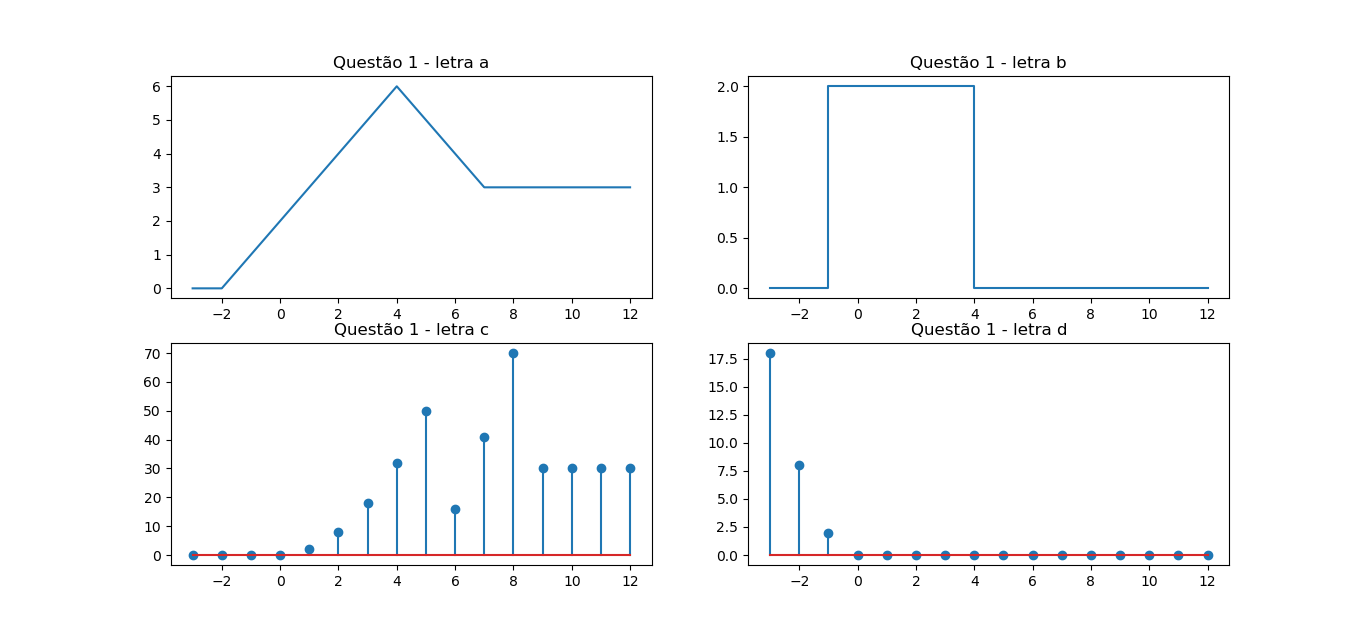

Write Python code to recreate this figure.
import numpy as np
import matplotlib.pyplot as plt

def u_(t):
    if t>=0:
        return 1
    else:
        return 0

t = np.arange(-3.0, 13.0, 1)
n = np.arange(-3.0, 13.0, 1)
u = np.vectorize(u_)

xa = (2+t)*u(t+2) + (8-2*t)*u(t-4) - (7-t)*u(t-7)
xb = 2*u(4-t) - 2*u(-1-t)
xc = (2*n**2)*u(t) - (n+50)*u(n-6) - (2*n**2-n-80)*u(n-9)
xd = (2*n**2)*u(-t) - (n+50)*u(-n-6) - (2*n**2-n-80)*u(-n-9)

plt.subplot(221)
plt.plot(t, xa)
plt.title('Questão 1 - letra a')

plt.subplot(222)
plt.step(t,xb) 
plt.title('Questão 1 - letra b')

plt.subplot(223)
plt.stem(t,xc)
plt.title('Questão 1 - letra c')

plt.subplot(224)
plt.stem(t,xd)
plt.title('Questão 1 - letra d')

plt.show()
